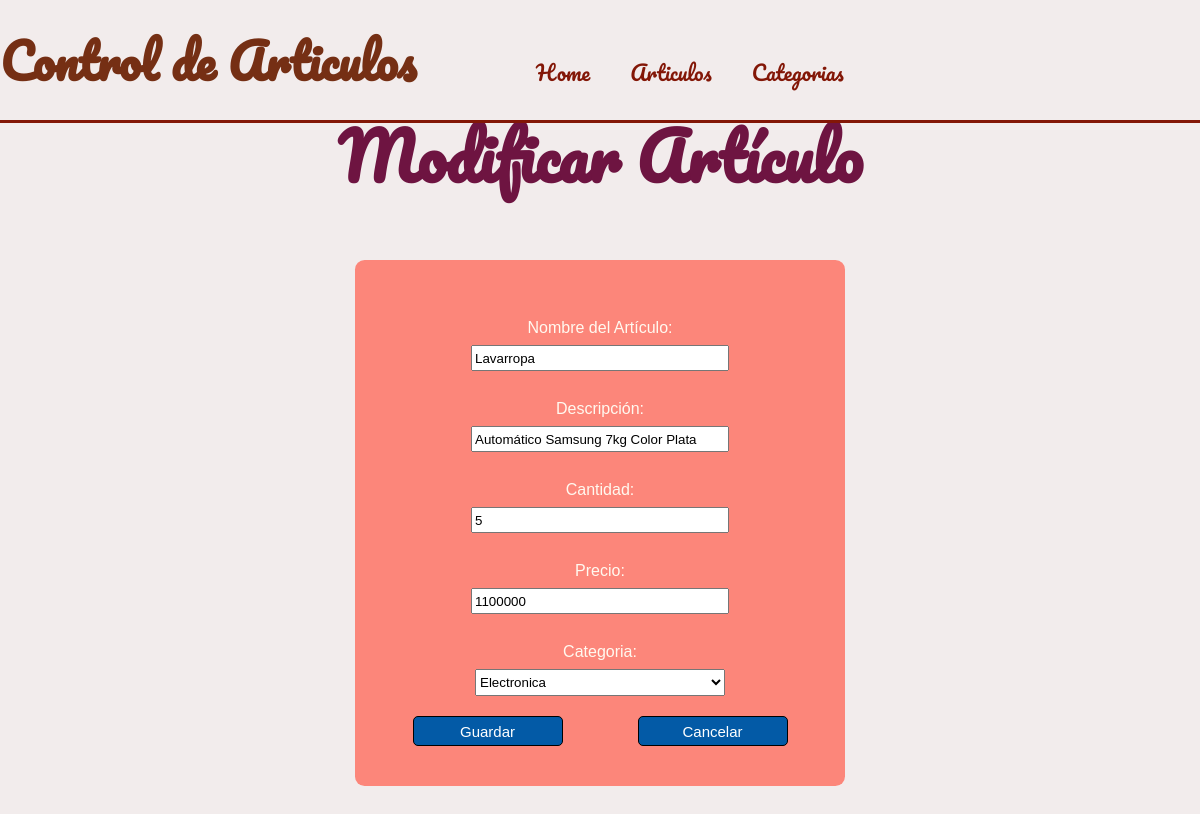
Page /adminarticulos/1 on the committed database.
### myapp/models.py (models this page shows)
class Articulos(models.Model):
    nom_articulo = models.CharField(max_length=50)
    des_articulo = models.CharField(max_length=100)
    can_articulo = models.IntegerField()
    pre_articulo = models.FloatField()
    tip_categoria = models.ForeignKey(Categorias, on_delete=models.CASCADE)

class Categorias(models.Model):
    nom_categoria = models.CharField(max_length=50)

### myapp/views.py (the view)
# urls.py: path('adminarticulos/<int:id>',views.adminarticulos),
def adminarticulos(request, id):
    if id == 0:
        articulo = {
            "id":0,
            "nom_articulo":"",
            "des_articulo":"",
            "can_articulo":0,
            "pre_articulo":0,
            "tip_categoria":0
        }
    else:
        articulo = Articulos.objects.get(id=id)
    categorias = Categorias.objects.all()
    return render(request, "adminarticulos.html", {"articulo":articulo,"categorias":categorias})

### myapp/templates/adminarticulos.html (shortened to what this page needs)
{% extends "layouts/menu.html" %}
{% block contenido %}
    {% if articulo.id == 0 %}
        <h1>Agregar Artículo</h1>
    {% else %}
        <h1>Modificar Artículo</h1>
    {% endif %}
    <form id="survey-form" method="POST" action="/guardararticulo/">
        <div class="cuestionario">
            <p>Nombre del Artículo:</p>
            <input id="nombre-articulo" type="text" placeholder="Nombre del artículo..." required name="nom_articulo" value="{{articulo.nom_articulo}}">
            <p>Descripción:</p>
            <input id="descripcion-articulo" type="text" placeholder="Descripción..." required name="des_articulo" value="{{articulo.des_articulo}}">
            <p>Cantidad:</p>
            <input id="cantidad-articulo" type="number" placeholder="Cantidad..." min="1" required name="can_articulo" value="{{articulo.can_articulo}}">
            <p>Precio:</p>
            <input id="precio-articulo" type="text" placeholder="Precio..." required name="pre_articulo" value="{{articulo.pre_articulo|floatformat:0}}">
            <p>Categoria:</p>
            <select id="categoria" name="tip_categoria" required>
                {% for categoria in categorias %}
                    <option value="{{categoria.id}}" {% if articulo.tip_categoria_id == categoria.id %} selected{% endif %}>{{categoria.nom_categoria}}</option>
                {% endfor %}
            </select>
        </div>
        <div class="set-personal" style="text-align: center;">
            <button class="formulario" type="submit">Guardar</button>
            <button class="formulario" id="cancelar2">Cancelar</button>
        </div>
    </form>
{% endblock %}

### myapp/static/css/style.css (style rules this page uses)
body { background-color: rgb(242, 236, 236); }

### myapp/static/css/tabla.css (style rules this page uses)
h1 { margin-top: 100px; font-family: Pacifico; color: rgb(110, 20, 65); height: 10vh; font-size: 4em !important; font-weight: bold; }
body { background-color: rgb(242, 236, 236); text-align: center; }

### myapp/static/css/login.css (style rules this page uses)
:root { --color-pink: rgb(253, 124, 110,0.9); box-sizing: border-box; }
body { background-color: rgb(242, 236, 236); background-attachment: fixed; background-repeat: no-repeat; background-size: cover; background-position:center center; }
#survey-form { background-color: var(--color-pink); width:450px; margin-left: auto; margin-right: auto; padding:40px 20px ; margin-top: 80px; margin-bottom:80px; font-size: 1rem; font-family: 'Raleway', sans-serif; border-radius: 0.60rem; }
.cuestionario { margin: 0 40px; color: #FFF9F0; line-height:1.5; text-align: center; }
input, select { width: 250px; height: 20px; margin-bottom: 10px; }
select { width: 250px; height: 27px; margin-bottom: 10px; }
.cuestionario p { margin-bottom: 5px; }
.set-personal { display: flex; margin-top: 10px; }
.formulario { margin: auto; border-radius:5px; color:white; background-color:#035aa6; border: 1px solid black; height:30px; width:150px; font-size:15px; font-family: 'Raleway', sans-serif; cursor: pointer; }

### rows in the picture
Articulos: nom_articulo "Lavarropa", des_articulo "Automático Samsung 7kg Color Plata", can_articulo "5", pre_articulo "1100000", tip_categoria "Electronica"
